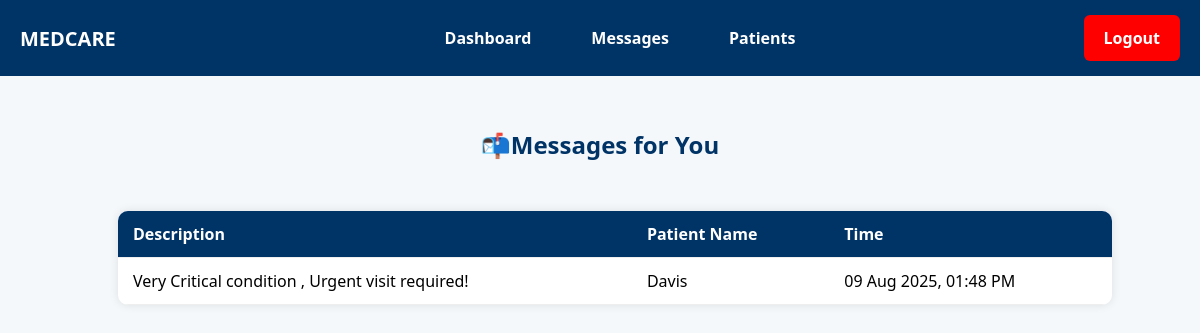
The page /showMessages.php (signed in) on the database its author committed.
### tables this page shows
CREATE TABLE `message` (
  `msg_id` int(11) NOT NULL,
  `description` text DEFAULT NULL,
  `doc_id` int(11) DEFAULT NULL,
  `pat_id` int(11) DEFAULT NULL,
  `timestamp` timestamp NOT NULL DEFAULT current_timestamp()
);

CREATE TABLE `patient` (
  `pat_id` int(11) NOT NULL,
  `Name` varchar(30) NOT NULL,
  `Age` int(11) NOT NULL,
  `Gender` varchar(1) NOT NULL,
  `Medical_Condition` text DEFAULT NULL,
  `SSN` int(11) NOT NULL,
  `Srs_Level` varchar(50) NOT NULL,
  `Police_Case` tinyint(1) DEFAULT 0
);

### showMessages.php (the view, shortened to what this page needs)
<?php
include("connection.php");
$doc_id = $_SESSION['doc_id'];
$sql = "SELECT m.description, m.timestamp, p.name AS patient_name
        FROM message m
        INNER JOIN patient p ON m.pat_id = p.pat_id
        WHERE m.doc_id = $doc_id
        ORDER BY m.timestamp DESC";
$result = $conn->query($sql);
?>
<!DOCTYPE html>
<html>
<head>
</head>
<body>
         <div class="navbar">
    <div class="logo">
        <span>MEDCARE</span>
    </div>
    <div class="menu">
        <a href="doc_dashboard.php">Dashboard</a>
        <a href="showMessages.php">Messages</a>
        <a href="PatientList.php">Patients</a>
    </div>
    <a href="logout.php" class="logout">Logout</a>
</div>
<h2 style="margin-top: 80px;">📬Messages for You</h2>
<?php if ($result->num_rows > 0): ?>
    <table style="margin-top: 50px;">
        <tr style="background-color: #aec8f2; color :#06152e ;">
            <th>Description</th>
            <th>Patient Name</th>
            <th>Time</th>
        </tr>
        <?php while ($row = $result->fetch_assoc()): ?>
        <tr>
            <td><?= htmlspecialchars($row['description']) ?></td>
            <td><?= htmlspecialchars($row['patient_name']) ?></td>
            <td><?= date("d M Y, h:i A", strtotime($row['timestamp'])) ?></td>
        </tr>
        <?php endwhile; ?>
    </table>
<?php else: ?>
    <p style="text-align:center;">No messages found.</p>
<?php endif; ?>
</body>
</html>

### showMessages.php (style rules this page uses)
body { font-family: 'Segoe UI', sans-serif; background-color: #f4f8fb; padding: 40px; }
h2 { text-align: center; color: #003366; margin-bottom: 10px; }
table { width: 90%; border-collapse: collapse; background-color: white; box-shadow: 0 0 10px rgba(0,0,0,0.1); border-radius: 10px; overflow: hidden; margin-left: 70px; }
th, td { padding: 12px 15px; text-align: left; border-bottom: 1px solid #eee; }
th { background-color: #003366; color: white; }
.navbar { background-color: #003366; padding: 15px 20px; display: flex; justify-content: center; align-items: center; position: fixed; top: 0; left: 0; right: 0; z-index: 10; width: 100%; }
.navbar .logo { position: absolute; left: 20px; font-size: 20px; font-weight: bold; color: white; }
.navbar .menu { display: flex; gap: 20px; justify-content: center; width: 100%; text-align: center; }
.navbar .menu a { color: white; text-decoration: none; padding: 12px 20px; font-size: 16px; font-weight: bold; border-radius: 6px; transition: all 0.3s ease; position: relative; }
.navbar .menu a::after { content: ''; position: absolute; width: 0%; height: 3px; bottom: 0; left: 50%; background: white; border-radius: 2px; transition: all 0.4s ease-in-out; transform: translateX(-50%); }
.navbar .logout { position: absolute; right: 60px; color: white; font-weight: bold; padding: 12px 20px; border-radius: 6px; transition: background-color 0.3s ease; font-size: 16px; text-decoration: none; background-color: red; }
.navbar .logout::after { content: ''; position: absolute; width: 0%; height: 3px; bottom: 0; left: 50%; background: white; border-radius: 2px; transition: all 0.4s ease-in-out; transform: translateX(-50%); }

### rows shown on the page
message: description "Very Critical condition , Urgent visit required!", pat.Name "Davis", timestamp "09 Aug 2025, 01:48 PM"
